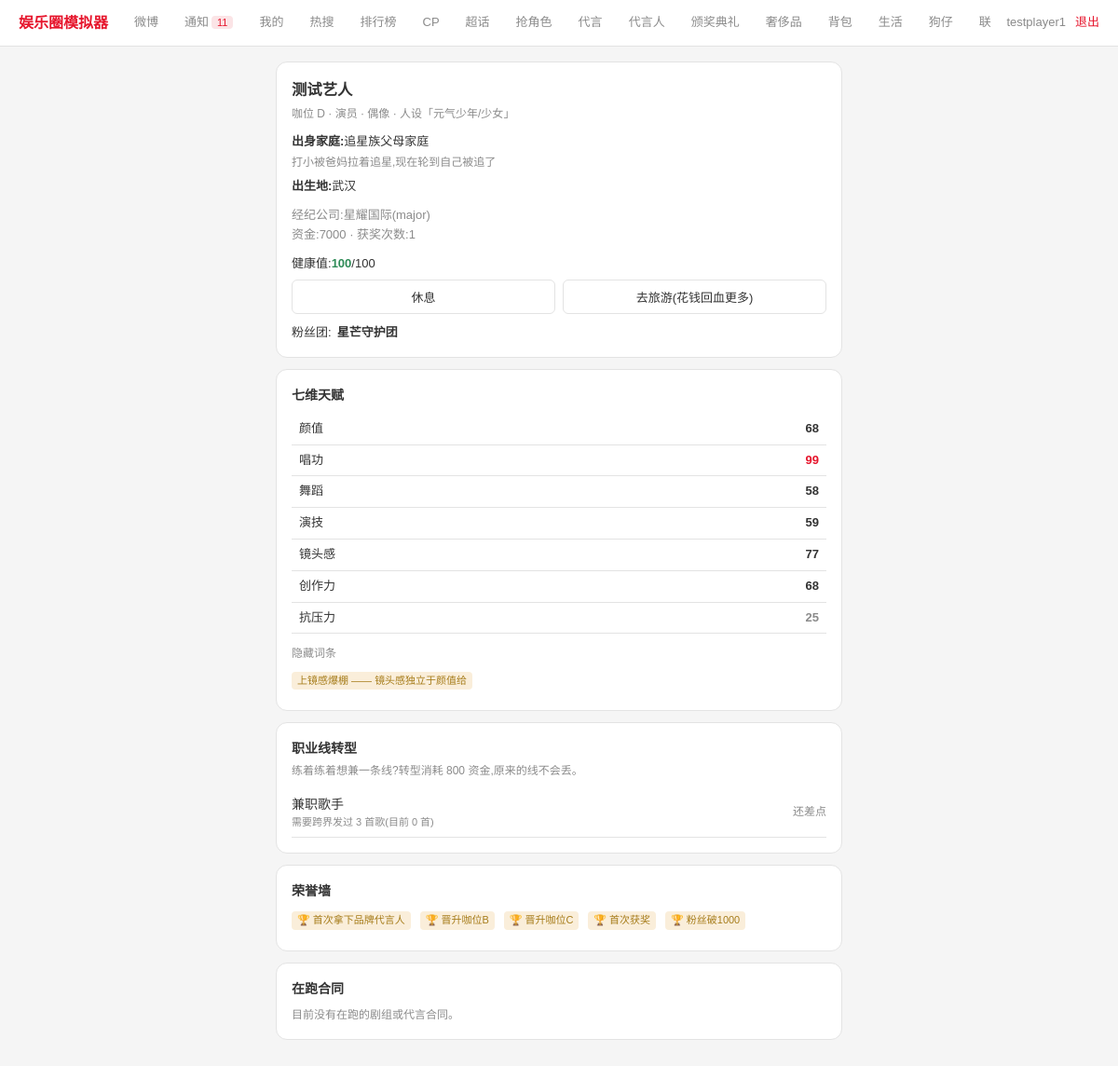
Screenshot of /profile (signed in) with the database file from the repository.
### tables this page shows
CREATE TABLE players (
    id                  INTEGER PRIMARY KEY AUTOINCREMENT,
    user_id             INTEGER UNIQUE,
    is_npc              INTEGER DEFAULT 0,
    age                 INTEGER DEFAULT 18,
    gender              TEXT DEFAULT '',
    stage_name          TEXT NOT NULL DEFAULT '',
    talents             TEXT DEFAULT '{}',
    hidden_traits       TEXT DEFAULT '[]',
    career_lines        TEXT DEFAULT '[]',
    agency_id           INTEGER,
    fans_count          INTEGER DEFAULT 0,
    core_fan_loyalty    INTEGER DEFAULT 0,
    popularity          INTEGER DEFAULT 0,
    scandal_value       INTEGER DEFAULT 0,
    persona_tag         TEXT DEFAULT '',
    persona_integrity   INTEGER DEFAULT 100,
    cash                INTEGER DEFAULT 0,
    roll_count          INTEGER DEFAULT 0,
    revealed            INTEGER DEFAULT 0,
    energy              INTEGER DEFAULT 100,
    energy_updated      INTEGER DEFAULT 0,
    family_background   TEXT DEFAULT '',
    birthplace          TEXT DEFAULT '',
    true_personality    TEXT DEFAULT '',
    career_state        TEXT DEFAULT 'normal',  -- normal/blackout
    blackout_until_ts    INTEGER DEFAULT 0,
    anti_scandal_reserve INTEGER DEFAULT 0,
    endorsement_reputation INTEGER DEFAULT 0,
    awards_won          INTEGER DEFAULT 0,
    created_ts          INTEGER DEFAULT 0, fan_club_name TEXT DEFAULT '', fan_club_color TEXT DEFAULT '', notifications_seen_ts INTEGER DEFAULT 0, health INTEGER DEFAULT 100, last_rest_ts INTEGER DEFAULT 0, last_travel_ts INTEGER DEFAULT 0,
    FOREIGN KEY (user_id) REFERENCES users(id)
);

CREATE TABLE agencies (
    id          INTEGER PRIMARY KEY AUTOINCREMENT,
    agency_name TEXT NOT NULL,
    tier        TEXT DEFAULT '',
    cut_rate    REAL DEFAULT 0.3,
    reputation  INTEGER DEFAULT 0
);

CREATE TABLE milestones_achieved (
    id             INTEGER PRIMARY KEY AUTOINCREMENT,
    player_id      INTEGER NOT NULL,
    milestone_key  TEXT NOT NULL,
    created_ts     INTEGER DEFAULT 0,
    UNIQUE(player_id, milestone_key)
);

### app.py (the view)
@app.route('/profile')
@login_required
def profile():
    player = me()
    if not player:
        return redirect(url_for('login'))
    if not player['revealed']:
        return redirect(url_for('reveal'))
    run("UPDATE players SET notifications_seen_ts=? WHERE id=?", (now_ts(), player['id']))
    player_view = dict(player)
    player_view['talents'] = json.loads(player_view['talents'] or '{}')
    player_view['traits'] = json.loads(player_view['hidden_traits'] or '[]')
    career_lines_list = json.loads(player_view['career_lines'] or '[]')
    player_view['career_line'] = career_lines_list[0]
    player_view['tier'] = get_tier(player_view['popularity'])
    agency = q("SELECT * FROM agencies WHERE id=?", (player_view['agency_id'],), one=True)
    active_dramas = q("""SELECT d.title, r.role_name, r.status FROM drama_roles r
                         JOIN dramas d ON d.id = r.drama_id
                         WHERE r.winner_player_id=? AND r.status='shooting'""", (player['id'],))
    active_brands = q("SELECT brand_name, tier, contract_end_ts FROM brands WHERE status='signed' AND signed_player_id=?",
                       (player['id'],))
    transition_status = get_career_transition_status(player)
    milestones = q("SELECT milestone_key, created_ts FROM milestones_achieved WHERE player_id=? ORDER BY created_ts",
                   (player['id'],))
    return render_template('profile.html', player=player_view, agency=agency,
                            career_line_labels_all=[CAREER_LINE_LABELS[l] for l in career_lines_list],
                            trait_info=HIDDEN_TRAITS, family_info=FAMILY_BACKGROUNDS,
                            active_dramas=active_dramas, active_brands=active_brands,
                            transition_status=transition_status, career_line_labels=CAREER_LINE_LABELS,
                            transition_cost=CAREER_TRANSITION_COST,
                            milestones=milestones, milestone_labels=MILESTONE_LABELS)

### app.py (called while the page is built)
def get_db():
    db = getattr(g, '_db', None)
    if db is None:
        db = g._db = sqlite3.connect(DB_PATH)
        db.row_factory = sqlite3.Row
        db.execute("PRAGMA journal_mode=WAL")
        db.execute("PRAGMA foreign_keys=ON")
    return db

def q(sql, args=(), one=False):
    cur = get_db().execute(sql, args)
    return cur.fetchone() if one else cur.fetchall()

def run(sql, args=()):
    db = get_db()
    cur = db.execute(sql, args)
    db.commit()
    return cur

def login_required(f):
    @wraps(f)
    def w(*a, **kw):
        if 'uid' not in S:
            return redirect(url_for('login'))
        return f(*a, **kw)
    return w

def get_effective_energy(player_id):
    row = q("SELECT energy, energy_updated FROM players WHERE id=?", (player_id,), one=True)
    if not row:
        return 0
    base_ts = row['energy_updated'] or now_ts()
    elapsed = now_ts() - base_ts
    regen = elapsed // ENERGY_REGEN_SECONDS
    if regen <= 0:
        return row['energy']
    new_energy = min(MAX_ENERGY, row['energy'] + regen)
    new_updated = base_ts + regen * ENERGY_REGEN_SECONDS
    run("UPDATE players SET energy=?, energy_updated=? WHERE id=?", (new_energy, new_updated, player_id))
    return new_energy

def me():
    uid = S.get('uid')
    if not uid:
        return None
    row = q("SELECT * FROM players WHERE user_id=?", (uid,), one=True)
    if not row:
        return None
    player = dict(row)
    player['energy'] = get_effective_energy(player['id'])
    return player

@app.context_processor
def inject_notification_count():
    player = me()
    if not player:
        return {'notification_count': 0}
    return {'notification_count': get_notification_count(player['id'])['total']}

def get_tier(popularity):
    tier = TIER_LADDER[0]
    for i, th in enumerate(TIER_THRESHOLDS):
        if popularity >= th:
            tier = TIER_LADDER[i]
    return tier

### templates/profile.html (shortened to what this page needs)
{% extends "base.html" %}
{% block content %}
<div class="card">
  <h3 style="margin-bottom:4px">{{ player.stage_name }}</h3>
  <p class="muted">咖位 {{ player.tier }} · {{ career_line_labels_all|join(' · ') }} · 人设「{{ player.persona_tag }}」</p>
  <div style="margin-top:10px;font-size:13px">
    <div><b>出身家庭:</b>{{ player.family_background }}</div>
    <div class="muted" style="margin:2px 0 6px">{{ family_info[player.family_background].desc }}</div>
    <div><b>出生地:</b>{{ player.birthplace }}</div>
  </div>
  <div style="margin-top:10px;font-size:13px;color:var(--muted)">
    <div>经纪公司:{{ agency['agency_name'] }}({{ agency['tier'] }})</div>
    <div>资金:{{ player.cash }} · 获奖次数:{{ player.awards_won }}</div>
  </div>
  <div style="margin-top:10px;font-size:13px">
    <div>健康值:<b style="color:{% if player.health <= 20 %}var(--red){% elif player.health < 50 %}var(--gold){% else %}var(--green){% endif %}">{{ player.health }}</b>/100
    </div>
    <div style="display:flex;gap:8px;margin-top:6px">
      <form method="post" action="{{ url_for('rest_route') }}" style="flex:1">
        <button class="btn" style="width:100%">休息</button>
      </form>
      <form method="post" action="{{ url_for('travel_route') }}" style="flex:1">
        <button class="btn" style="width:100%">去旅游(花钱回血更多)</button>
      </form>
    </div>
  </div>
  <div style="margin-top:10px;font-size:13px">
    {% if player.fan_club_name %}
    <div style="display:flex;align-items:center;gap:6px">
      粉丝团:<b>{{ player.fan_club_name }}</b>
    </div>
    {% endif %}
  </div>
</div>
<div class="card">
  <h4 style="margin-bottom:8px">七维天赋</h4>
  <table>
    {% for k, v in player.talents.items() %}
    <tr><td>{{ k }}</td><td style="text-align:right">
      <b style="color:{% if v >= 85 %}var(--red){% elif v <= 40 %}var(--muted){% else %}var(--text){% endif %}">{{ v }}</b>
    </td></tr>
    {% endfor %}
  </table>
  {% if player.traits %}
  <div style="margin-top:12px">
    <label style="margin:0 0 6px">隐藏词条</label>
    {% for t in player.traits %}
    <div class="badge badge-gold" style="margin-right:6px;display:inline-block;margin-bottom:6px">{{ t }} —— {{ trait_info[t].desc }}</div>
    {% endfor %}
  </div>
  {% else %}
  <p class="muted" style="margin-top:8px">没有抽到隐藏词条。</p>
  {% endif %}
</div>
<div class="card">
  <h4 style="margin-bottom:4px">职业线转型</h4>
  <p class="muted" style="margin-bottom:8px">练着练着想兼一条线?转型消耗 {{ transition_cost }} 资金,原来的线不会丢。</p>
  {% for line, label in career_line_labels.items() %}
  {% set info = transition_status[line] %}
  {% if not info.has %}
  <div style="display:flex;justify-content:space-between;align-items:center;padding:6px 0;border-bottom:1px solid var(--bd)">
    <div>
      <div>兼职{{ label }}</div>
      <div class="muted" style="font-size:11px">{{ info.reason }}</div>
    </div>
    {% if info.eligible %}
    <form method="post" action="{{ url_for('career_transition') }}">
      <input type="hidden" name="target_line" value="{{ line }}">
      <button class="btn btn-primary">转型</button>
    </form>
    {% else %}
    <span class="muted" style="font-size:12px">还差点</span>
    {% endif %}
  </div>
  {% endif %}
  {% endfor %}
</div>
<div class="card">
  <h4 style="margin-bottom:8px">荣誉墙</h4>
  {% if milestones %}
  {% for m in milestones %}
  <span class="badge badge-gold" style="margin-right:6px;display:inline-block;margin-bottom:6px">🏆 {{ milestone_labels.get(m.milestone_key, m.milestone_key) }}</span>
  {% endfor %}
  {% else %}
  <p class="muted">还没有解锁任何里程碑,继续努力吧。</p>
  {% endif %}
</div>
<div class="card">
  <h4 style="margin-bottom:8px">在跑合同</h4>
  {% if active_dramas or active_brands %}
  <table>
    {% for d in active_dramas %}
    <tr><td>{{ d.title }} · {{ d.role_name }}</td><td class="muted" style="text-align:right">拍摄中</td></tr>
    {% endfor %}
    {% for b in active_brands %}
    <tr><td>{{ b.brand_name }}({{ b.tier }})</td><td class="muted" style="text-align:right">履约中</td></tr>
    {% endfor %}
  </table>
  {% else %}
  <p class="muted">目前没有在跑的剧组或代言合同。</p>
  {% endif %}
</div>
{% endblock %}

### templates/base.html (shortened to what this page needs)
<!DOCTYPE html>
<html lang="zh">
<head>
</head>
<body>
<div class="topbar">
  <div class="logo">娱乐圈模拟器</div>
  <div class="nav">
    {% if session.get('role') == 'player' %}
    <a href="{{ url_for('weibo') }}">微博</a>
    <a href="{{ url_for('notifications_page') }}">通知{% if notification_count %}<span class="badge badge-red" style="margin-left:3px">{{ notification_count }}</span>{% endif %}</a>
    <a href="{{ url_for('profile') }}">我的</a>
    <a href="{{ url_for('trending') }}">热搜</a>
    <a href="{{ url_for('leaderboard') }}">排行榜</a>
    <a href="{{ url_for('cp_page') }}">CP</a>
    <a href="{{ url_for('super_topic_page') }}">超话</a>
    <a href="{{ url_for('drama_list') }}">抢角色</a>
    <a href="{{ url_for('brand_list') }}">代言</a>
    <a href="{{ url_for('ambassador_page') }}">代言人</a>
    <a href="{{ url_for('awards_page') }}">颁奖典礼</a>
    <a href="{{ url_for('luxury_page') }}">奢侈品</a>
    <a href="{{ url_for('backpack_page') }}">背包</a>
    <a href="{{ url_for('lifestyle_page') }}">生活</a>
    <a href="{{ url_for('paparazzi_page') }}">狗仔</a>
    <a href="{{ url_for('collab_page') }}">联合营业</a>
    {% endif %}
  </div>
  <div class="nav-right">
    {% if session.get('uid') %}
    <span>{{ session.get('uname') }}</span>
    <a href="{{ url_for('logout') }}">退出</a>
    {% else %}
    <a href="{{ url_for('login') }}">登录</a>
    <a href="{{ url_for('register') }}">注册</a>
    {% endif %}
  </div>
</div>
<div class="wrap">
  {% block content %}{% endblock %}
</div>
</body>
</html>

### templates/base.html (style rules this page uses)
:root { --bg:#f5f5f5;--sf:#ffffff;--sf2:#f0f0f0;--bd:#e3e3e3; --red:#e6162d;--red-dim:#fbe4e6; --text:#333333;--muted:#8b8b8b; --green:#2e8b57;--gold:#a67c1a; }
* { box-sizing:border-box;margin:0;padding:0 }
body { background:var(--bg);color:var(--text); font-family:"PingFang SC","Microsoft YaHei",sans-serif; font-size:14px;line-height:1.6;min-height:100vh }
a { color:var(--red);text-decoration:none }
.topbar { background:var(--sf);border-bottom:1px solid var(--bd); height:50px;display:flex;align-items:center;gap:16px; padding:0 20px;position:sticky;top:0;z-index:100 }
.logo { font-size:16px;font-weight:700;color:var(--red);white-space:nowrap;flex-shrink:0 }
.nav { display:flex;gap:4px;flex:1;overflow-x:auto;white-space:nowrap;scrollbar-width:none }
.nav a { color:var(--muted);font-size:13px;padding:8px 12px;border-radius:6px;flex-shrink:0;white-space:nowrap }
.nav-right { display:flex;align-items:center;gap:10px;font-size:13px;color:var(--muted);flex-shrink:0 }
.wrap { max-width:640px;margin:0 auto;padding:16px }
.card { background:var(--sf);border:1px solid var(--bd);border-radius:12px;padding:16px;margin-bottom:12px }
.btn { display:inline-block;background:var(--sf);border:1px solid var(--bd);border-radius:6px; padding:8px 16px;font-size:13px;cursor:pointer;color:var(--text) }
label { font-size:12px;color:var(--muted);display:block;margin:10px 0 4px }
.muted { color:var(--muted);font-size:12px }
.badge { font-size:11px;padding:1px 6px;border-radius:4px }
.badge-red { background:#fbe4e6;color:var(--red) }
.badge-gold { background:#faeeda;color:var(--gold) }
table { width:100%;border-collapse:collapse;font-size:13px }
th,td { padding:6px 8px;text-align:left;border-bottom:1px solid var(--bd) }

### rows the page displays
players: stage_name "测试艺人", persona_tag "元气少年/少女", family_background "追星族父母家庭", family_background "打小被爸妈拉着追星,现在轮到自己被追了", birthplace "武汉", cash "7000", awards_won "1", health "100", fan_club_name "星芒守护团"
agencies: agency_name "星耀国际", tier "major"
milestones_achieved: get "首次拿下品牌代言人"
milestones_achieved: get "晋升咖位B"
milestones_achieved: get "晋升咖位C"
milestones_achieved: get "首次获奖"
milestones_achieved: get "粉丝破1000"

### other values shown
{{ notification_count }} "11"
{{ session.get('uname') }} "testplayer1"
{{ player.tier }} "D"
{{ career_line_labels_all|join(' · ') }} "演员 · 偶像"
{{ k }} "颜值" "唱功" "舞蹈" "演技" "镜头感" "创作力" "抗压力"
{{ v }} "68" "99" "58" "59" "77" "68" "25"
{{ t }} "上镜感爆棚"
{{ trait_info[t].desc }} "镜头感独立于颜值给"
{{ transition_cost }} "800"
{{ label }} "歌手"
{{ info.reason }} "需要跨界发过 3 首歌(目前 0 首)"
